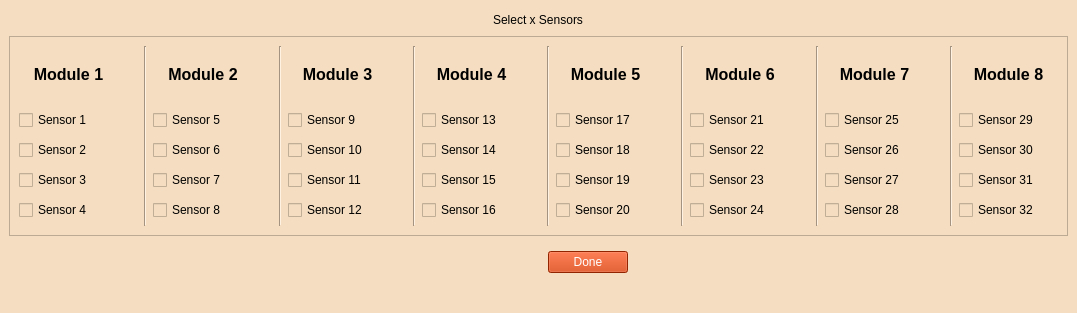
<?xml version="1.0" encoding="UTF-8"?>
<ui version="4.0">
 <class>MAIN_Sensor_Selection_Window</class>
 <widget class="QMainWindow" name="MAIN_Sensor_Selection_Window">
  <property name="geometry">
   <rect>
    <x>0</x>
    <y>0</y>
    <width>1077</width>
    <height>313</height>
   </rect>
  </property>
  <property name="sizePolicy">
   <sizepolicy hsizetype="Fixed" vsizetype="Fixed">
    <horstretch>0</horstretch>
    <verstretch>0</verstretch>
   </sizepolicy>
  </property>
  <property name="windowTitle">
   <string>Sensor Selection Window</string>
  </property>
  <property name="styleSheet">
   <string notr="true">font: 12pt &quot;MS Shell Dlg 2&quot;;
 background-color: rgb(244, 221, 192);
color:rgb(0, 0, 0);
</string>
  </property>
  <property name="iconSize">
   <size>
    <width>24</width>
    <height>24</height>
   </size>
  </property>
  <property name="dockNestingEnabled">
   <bool>false</bool>
  </property>
  <widget class="QWidget" name="centralwidget">
   <layout class="QVBoxLayout" name="verticalLayout_3">
    <item alignment="Qt::AlignHCenter">
     <widget class="QLabel" name="sensor_select_MAX_Label">
      <property name="text">
       <string>Select x Sensors</string>
      </property>
     </widget>
    </item>
    <item>
     <widget class="QFrame" name="frame">
      <property name="minimumSize">
       <size>
        <width>0</width>
        <height>200</height>
       </size>
      </property>
      <property name="maximumSize">
       <size>
        <width>16777215</width>
        <height>200</height>
       </size>
      </property>
      <property name="frameShape">
       <enum>QFrame::StyledPanel</enum>
      </property>
      <property name="frameShadow">
       <enum>QFrame::Raised</enum>
      </property>
      <layout class="QHBoxLayout" name="horizontalLayout_5">
       <item>
        <layout class="QVBoxLayout" name="verticalLayout">
         <item>
          <widget class="QLabel" name="Module1_Title">
           <property name="maximumSize">
            <size>
             <width>16777215</width>
             <height>50</height>
            </size>
           </property>
           <property name="text">
            <string>&lt;html&gt;&lt;head/&gt;&lt;body&gt;&lt;p align=&quot;center&quot;&gt;&lt;span style=&quot; font-size:12pt; font-weight:600;&quot;&gt;Module 1&lt;/span&gt;&lt;/p&gt;&lt;/body&gt;&lt;/html&gt;</string>
           </property>
          </widget>
         </item>
         <item>
          <widget class="QCheckBox" name="Sensor_1">
           <property name="enabled">
            <bool>false</bool>
           </property>
           <property name="text">
            <string>Sensor 1</string>
           </property>
          </widget>
         </item>
         <item>
          <widget class="QCheckBox" name="Sensor_2">
           <property name="enabled">
            <bool>false</bool>
           </property>
           <property name="text">
            <string>Sensor 2</string>
           </property>
          </widget>
         </item>
         <item>
          <widget class="QCheckBox" name="Sensor_3">
           <property name="enabled">
            <bool>false</bool>
           </property>
           <property name="text">
            <string>Sensor 3</string>
           </property>
          </widget>
         </item>
         <item>
          <widget class="QCheckBox" name="Sensor_4">
           <property name="enabled">
            <bool>false</bool>
           </property>
           <property name="text">
            <string>Sensor 4</string>
           </property>
          </widget>
         </item>
        </layout>
       </item>
       <item>
        <spacer name="verticalSpacer">
         <property name="orientation">
          <enum>Qt::Vertical</enum>
         </property>
         <property name="sizeHint" stdset="0">
          <size>
           <width>20</width>
           <height>40</height>
          </size>
         </property>
        </spacer>
       </item>
       <item>
        <widget class="Line" name="line">
         <property name="orientation">
          <enum>Qt::Vertical</enum>
         </property>
        </widget>
       </item>
       <item>
        <layout class="QVBoxLayout" name="verticalLayout_2">
         <item>
          <widget class="QLabel" name="Module2_Title">
           <property name="maximumSize">
            <size>
             <width>16777215</width>
             <height>50</height>
            </size>
           </property>
           <property name="text">
            <string>&lt;html&gt;&lt;head/&gt;&lt;body&gt;&lt;p align=&quot;center&quot;&gt;&lt;span style=&quot; font-size:12pt; font-weight:600;&quot;&gt;Module 2&lt;/span&gt;&lt;/p&gt;&lt;/body&gt;&lt;/html&gt;</string>
           </property>
          </widget>
         </item>
         <item>
          <widget class="QCheckBox" name="Sensor_5">
           <property name="enabled">
            <bool>false</bool>
           </property>
           <property name="text">
            <string>Sensor 5</string>
           </property>
          </widget>
         </item>
         <item>
          <widget class="QCheckBox" name="Sensor_6">
           <property name="enabled">
            <bool>false</bool>
           </property>
           <property name="text">
            <string>Sensor 6</string>
           </property>
          </widget>
         </item>
         <item>
          <widget class="QCheckBox" name="Sensor_7">
           <property name="enabled">
            <bool>false</bool>
           </property>
           <property name="text">
            <string>Sensor 7</string>
           </property>
          </widget>
         </item>
         <item>
          <widget class="QCheckBox" name="Sensor_8">
           <property name="enabled">
            <bool>false</bool>
           </property>
           <property name="text">
            <string>Sensor 8</string>
           </property>
          </widget>
         </item>
        </layout>
       </item>
       <item>
        <spacer name="verticalSpacer_2">
         <property name="orientation">
          <enum>Qt::Vertical</enum>
         </property>
         <property name="sizeHint" stdset="0">
          <size>
           <width>20</width>
           <height>40</height>
          </size>
         </property>
        </spacer>
       </item>
       <item>
        <widget class="Line" name="line_2">
         <property name="orientation">
          <enum>Qt::Vertical</enum>
         </property>
        </widget>
       </item>
       <item>
        <layout class="QVBoxLayout" name="verticalLayout_11">
         <item>
          <widget class="QLabel" name="Module3_Title">
           <property name="maximumSize">
            <size>
             <width>16777215</width>
             <height>50</height>
            </size>
           </property>
           <property name="text">
            <string>&lt;html&gt;&lt;head/&gt;&lt;body&gt;&lt;p align=&quot;center&quot;&gt;&lt;span style=&quot; font-size:12pt; font-weight:600;&quot;&gt;Module 3&lt;/span&gt;&lt;/p&gt;&lt;/body&gt;&lt;/html&gt;</string>
           </property>
          </widget>
         </item>
         <item>
          <widget class="QCheckBox" name="Sensor_9">
           <property name="enabled">
            <bool>false</bool>
           </property>
           <property name="text">
            <string>Sensor 9</string>
           </property>
          </widget>
         </item>
         <item>
          <widget class="QCheckBox" name="Sensor_10">
           <property name="enabled">
            <bool>false</bool>
           </property>
           <property name="text">
            <string>Sensor 10</string>
           </property>
          </widget>
         </item>
         <item>
          <widget class="QCheckBox" name="Sensor_11">
           <property name="enabled">
            <bool>false</bool>
           </property>
           <property name="text">
            <string>Sensor 11</string>
           </property>
          </widget>
         </item>
         <item>
          <widget class="QCheckBox" name="Sensor_12">
           <property name="enabled">
            <bool>false</bool>
           </property>
           <property name="text">
            <string>Sensor 12</string>
           </property>
          </widget>
         </item>
        </layout>
       </item>
       <item>
        <spacer name="verticalSpacer_4">
         <property name="orientation">
          <enum>Qt::Vertical</enum>
         </property>
         <property name="sizeHint" stdset="0">
          <size>
           <width>20</width>
           <height>40</height>
          </size>
         </property>
        </spacer>
       </item>
       <item>
        <widget class="Line" name="line_3">
         <property name="orientation">
          <enum>Qt::Vertical</enum>
         </property>
        </widget>
       </item>
       <item>
        <layout class="QVBoxLayout" name="verticalLayout_10">
         <item>
          <widget class="QLabel" name="Module4_Title">
           <property name="maximumSize">
            <size>
             <width>16777215</width>
             <height>50</height>
            </size>
           </property>
           <property name="text">
            <string>&lt;html&gt;&lt;head/&gt;&lt;body&gt;&lt;p align=&quot;center&quot;&gt;&lt;span style=&quot; font-size:12pt; font-weight:600;&quot;&gt;Module 4&lt;/span&gt;&lt;/p&gt;&lt;/body&gt;&lt;/html&gt;</string>
           </property>
          </widget>
         </item>
         <item>
          <widget class="QCheckBox" name="Sensor_13">
           <property name="enabled">
            <bool>false</bool>
           </property>
           <property name="text">
            <string>Sensor 13</string>
           </property>
          </widget>
         </item>
         <item>
          <widget class="QCheckBox" name="Sensor_14">
           <property name="enabled">
            <bool>false</bool>
           </property>
           <property name="text">
            <string>Sensor 14</string>
           </property>
          </widget>
         </item>
         <item>
          <widget class="QCheckBox" name="Sensor_15">
           <property name="enabled">
            <bool>false</bool>
           </property>
           <property name="text">
            <string>Sensor 15</string>
           </property>
          </widget>
         </item>
         <item>
          <widget class="QCheckBox" name="Sensor_16">
           <property name="enabled">
            <bool>false</bool>
           </property>
           <property name="text">
            <string>Sensor 16</string>
           </property>
          </widget>
         </item>
        </layout>
       </item>
       <item>
        <spacer name="verticalSpacer_3">
         <property name="orientation">
          <enum>Qt::Vertical</enum>
         </property>
         <property name="sizeHint" stdset="0">
          <size>
           <width>20</width>
           <height>40</height>
          </size>
         </property>
        </spacer>
       </item>
       <item>
        <widget class="Line" name="line_4">
         <property name="orientation">
          <enum>Qt::Vertical</enum>
         </property>
        </widget>
       </item>
       <item>
        <layout class="QVBoxLayout" name="verticalLayout_8">
         <item>
          <widget class="QLabel" name="Module5_Title">
           <property name="maximumSize">
            <size>
             <width>16777215</width>
             <height>50</height>
            </size>
           </property>
           <property name="text">
            <string>&lt;html&gt;&lt;head/&gt;&lt;body&gt;&lt;p align=&quot;center&quot;&gt;&lt;span style=&quot; font-size:12pt; font-weight:600;&quot;&gt;Module 5&lt;/span&gt;&lt;/p&gt;&lt;/body&gt;&lt;/html&gt;</string>
           </property>
          </widget>
         </item>
         <item>
          <widget class="QCheckBox" name="Sensor_17">
           <property name="enabled">
            <bool>false</bool>
           </property>
           <property name="text">
            <string>Sensor 17</string>
           </property>
          </widget>
         </item>
         <item>
          <widget class="QCheckBox" name="Sensor_18">
           <property name="enabled">
            <bool>false</bool>
           </property>
           <property name="text">
            <string>Sensor 18</string>
           </property>
          </widget>
         </item>
         <item>
          <widget class="QCheckBox" name="Sensor_19">
           <property name="enabled">
            <bool>false</bool>
           </property>
           <property name="text">
            <string>Sensor 19</string>
           </property>
          </widget>
         </item>
         <item>
          <widget class="QCheckBox" name="Sensor_20">
           <property name="enabled">
            <bool>false</bool>
           </property>
           <property name="text">
            <string>Sensor 20</string>
           </property>
          </widget>
         </item>
        </layout>
       </item>
       <item>
        <spacer name="verticalSpacer_5">
         <property name="orientation">
          <enum>Qt::Vertical</enum>
         </property>
         <property name="sizeHint" stdset="0">
          <size>
           <width>20</width>
           <height>40</height>
          </size>
         </property>
        </spacer>
       </item>
       <item>
        <widget class="Line" name="line_5">
         <property name="orientation">
          <enum>Qt::Vertical</enum>
         </property>
        </widget>
       </item>
       <item>
        <layout class="QVBoxLayout" name="verticalLayout_9">
         <item>
          <widget class="QLabel" name="Module6_Title">
           <property name="maximumSize">
            <size>
             <width>16777215</width>
             <height>50</height>
            </size>
           </property>
           <property name="text">
            <string>&lt;html&gt;&lt;head/&gt;&lt;body&gt;&lt;p align=&quot;center&quot;&gt;&lt;span style=&quot; font-size:12pt; font-weight:600;&quot;&gt;Module 6&lt;/span&gt;&lt;/p&gt;&lt;/body&gt;&lt;/html&gt;</string>
           </property>
          </widget>
         </item>
         <item>
          <widget class="QCheckBox" name="Sensor_21">
           <property name="enabled">
            <bool>false</bool>
           </property>
           <property name="text">
            <string>Sensor 21</string>
           </property>
          </widget>
         </item>
         <item>
          <widget class="QCheckBox" name="Sensor_22">
           <property name="enabled">
            <bool>false</bool>
           </property>
           <property name="text">
            <string>Sensor 22</string>
           </property>
          </widget>
         </item>
         <item>
          <widget class="QCheckBox" name="Sensor_23">
           <property name="enabled">
            <bool>false</bool>
           </property>
           <property name="text">
            <string>Sensor 23</string>
           </property>
          </widget>
         </item>
         <item>
          <widget class="QCheckBox" name="Sensor_24">
           <property name="enabled">
            <bool>false</bool>
           </property>
           <property name="text">
            <string>Sensor 24</string>
           </property>
          </widget>
         </item>
        </layout>
       </item>
       <item>
        <spacer name="verticalSpacer_6">
         <property name="orientation">
          <enum>Qt::Vertical</enum>
         </property>
         <property name="sizeHint" stdset="0">
          <size>
           <width>20</width>
           <height>40</height>
          </size>
         </property>
        </spacer>
       </item>
       <item>
        <widget class="Line" name="line_8">
         <property name="orientation">
          <enum>Qt::Vertical</enum>
         </property>
        </widget>
       </item>
       <item>
        <layout class="QVBoxLayout" name="verticalLayout_6">
         <item>
          <widget class="QLabel" name="Module7_Title">
           <property name="maximumSize">
            <size>
             <width>16777215</width>
             <height>50</height>
            </size>
           </property>
           <property name="text">
            <string>&lt;html&gt;&lt;head/&gt;&lt;body&gt;&lt;p align=&quot;center&quot;&gt;&lt;span style=&quot; font-size:12pt; font-weight:600;&quot;&gt;Module 7&lt;/span&gt;&lt;/p&gt;&lt;/body&gt;&lt;/html&gt;</string>
           </property>
          </widget>
         </item>
         <item>
          <widget class="QCheckBox" name="Sensor_25">
           <property name="enabled">
            <bool>false</bool>
           </property>
           <property name="text">
            <string>Sensor 25</string>
           </property>
          </widget>
         </item>
         <item>
          <widget class="QCheckBox" name="Sensor_26">
           <property name="enabled">
            <bool>false</bool>
           </property>
           <property name="text">
            <string>Sensor 26</string>
           </property>
          </widget>
         </item>
         <item>
          <widget class="QCheckBox" name="Sensor_27">
           <property name="enabled">
            <bool>false</bool>
           </property>
           <property name="text">
            <string>Sensor 27</string>
           </property>
          </widget>
         </item>
         <item>
          <widget class="QCheckBox" name="Sensor_28">
           <property name="enabled">
            <bool>false</bool>
           </property>
           <property name="text">
            <string>Sensor 28</string>
           </property>
          </widget>
         </item>
        </layout>
       </item>
       <item>
        <spacer name="verticalSpacer_7">
         <property name="orientation">
          <enum>Qt::Vertical</enum>
         </property>
         <property name="sizeHint" stdset="0">
          <size>
           <width>20</width>
           <height>40</height>
          </size>
         </property>
        </spacer>
       </item>
       <item>
        <widget class="Line" name="line_6">
         <property name="orientation">
          <enum>Qt::Vertical</enum>
         </property>
        </widget>
       </item>
       <item>
        <layout class="QVBoxLayout" name="verticalLayout_5">
         <item>
          <widget class="QLabel" name="Module8_Title">
           <property name="maximumSize">
            <size>
             <width>16777215</width>
             <height>50</height>
            </size>
           </property>
           <property name="text">
            <string>&lt;html&gt;&lt;head/&gt;&lt;body&gt;&lt;p align=&quot;center&quot;&gt;&lt;span style=&quot; font-size:12pt; font-weight:600;&quot;&gt;Module 8&lt;/span&gt;&lt;/p&gt;&lt;/body&gt;&lt;/html&gt;</string>
           </property>
          </widget>
         </item>
         <item>
          <widget class="QCheckBox" name="Sensor_29">
           <property name="enabled">
            <bool>false</bool>
           </property>
           <property name="text">
            <string>Sensor 29</string>
           </property>
          </widget>
         </item>
         <item>
          <widget class="QCheckBox" name="Sensor_30">
           <property name="enabled">
            <bool>false</bool>
           </property>
           <property name="text">
            <string>Sensor 30</string>
           </property>
          </widget>
         </item>
         <item>
          <widget class="QCheckBox" name="Sensor_31">
           <property name="enabled">
            <bool>false</bool>
           </property>
           <property name="text">
            <string>Sensor 31</string>
           </property>
          </widget>
         </item>
         <item>
          <widget class="QCheckBox" name="Sensor_32">
           <property name="enabled">
            <bool>false</bool>
           </property>
           <property name="text">
            <string>Sensor 32</string>
           </property>
          </widget>
         </item>
        </layout>
       </item>
      </layout>
     </widget>
    </item>
    <item alignment="Qt::AlignHCenter">
     <widget class="QWidget" name="widget" native="true">
      <property name="maximumSize">
       <size>
        <width>16777215</width>
        <height>40</height>
       </size>
      </property>
      <layout class="QHBoxLayout" name="horizontalLayout">
       <item>
        <spacer name="verticalSpacer_8">
         <property name="orientation">
          <enum>Qt::Vertical</enum>
         </property>
         <property name="sizeHint" stdset="0">
          <size>
           <width>20</width>
           <height>40</height>
          </size>
         </property>
        </spacer>
       </item>
       <item>
        <spacer name="verticalSpacer_12">
         <property name="orientation">
          <enum>Qt::Vertical</enum>
         </property>
         <property name="sizeHint" stdset="0">
          <size>
           <width>20</width>
           <height>40</height>
          </size>
         </property>
        </spacer>
       </item>
       <item>
        <spacer name="verticalSpacer_11">
         <property name="orientation">
          <enum>Qt::Vertical</enum>
         </property>
         <property name="sizeHint" stdset="0">
          <size>
           <width>20</width>
           <height>40</height>
          </size>
         </property>
        </spacer>
       </item>
       <item>
        <spacer name="verticalSpacer_10">
         <property name="orientation">
          <enum>Qt::Vertical</enum>
         </property>
         <property name="sizeHint" stdset="0">
          <size>
           <width>20</width>
           <height>40</height>
          </size>
         </property>
        </spacer>
       </item>
       <item>
        <spacer name="verticalSpacer_9">
         <property name="orientation">
          <enum>Qt::Vertical</enum>
         </property>
         <property name="sizeHint" stdset="0">
          <size>
           <width>20</width>
           <height>40</height>
          </size>
         </property>
        </spacer>
       </item>
       <item>
        <widget class="QPushButton" name="sensor_selection_DONE_Button">
         <property name="styleSheet">
          <string notr="true">background-color:rgb(204, 51, 0);
color: rgb(255, 255, 255);
font: 12pt &quot;MS Shell Dlg 2&quot;;</string>
         </property>
         <property name="text">
          <string>Done</string>
         </property>
        </widget>
       </item>
      </layout>
     </widget>
    </item>
   </layout>
  </widget>
  <widget class="QStatusBar" name="statusbar"/>
 </widget>
 <resources/>
 <connections/>
</ui>
